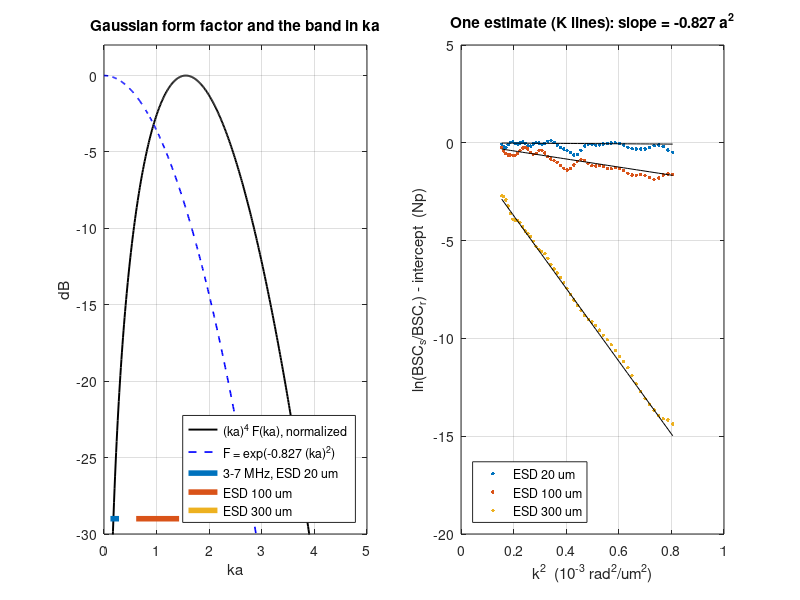

MATLAB code to generate this figure:
%% m27_bsc_esd_fit.m  -  backscatter coefficient shape, Gaussian form factor, effective scatterer diameter
% Purpose : speckle gates are simulated from a scatterer field whose power
%           spectrum is f^4 x F(f) with the Gaussian form factor
%           F = exp(-0.827 k^2 a^2) (a = effective radius, k = 2 pi f / c;
%           Insana et al. 1990), attenuated two-way to depth z, and seen through
%           a 5 MHz, 60 % system. A reference phantom with known BSC shape f^4
%           (Rayleigh scatterers) and known attenuation is scanned with the same
%           system. Then
%           (1) the reference phantom ratio gives BSC_s(f)/BSC_r(f) after
%               attenuation compensation exp(+4 (alpha_s - alpha_r) f z);
%           (2) ln(BSC_s / f^4) is linear in k^2 with slope -0.827 a^2, so a
%               linear fit returns the ESD = 2a;
%           (3) the ESD is identifiable only when ka over the band reaches ~0.5-1:
%               small scatterers give a nearly flat F and the fit fails;
%           (4) an attenuation-compensation error of 0.1 dB/cm/MHz at 3 cm
%               shifts the ESD by tens of micrometres (they share the k^2 / f slope).
% Change  : band, gate length Lg, lines per estimate K, depth z, alpha error.
% Expect  : ESD unbiased within 1 um and std 2-7 um once ka_max >= 1.4
%           (ESD >= 100 um at 7 MHz); ESD = 20 um: 36 % of fits give a slope of
%           the wrong sign and the rest average 33 um (biased, std 13 um); a
%           +0.1 dB/cm/MHz compensation error at z = 3 cm turns 100 um into 78 um.
clear; close all; rng(1);

%% Parameters
c   = 1540;                 % m/s  (= um/us, so k = 2 pi f / c in rad/um with f in MHz)
cc  = 0.154;                % cm/us, for gate lengths
fs  = 40;  f0 = 5;  bw = 0.6;
sigf = bw*f0/(2*sqrt(2*log(2)));
NP  = 20/log(10);           % 8.686 dB/Np
z   = 3.0;                  % gate depth (cm)
alpha_s = 0.5;  alpha_r = 0.5;   % dB/cm/MHz (equal here so attenuation errors are isolated)
Lg  = 0.4;  ng = round(2*Lg/cc*fs);  T = ng/fs;    % 4 mm gate
K   = 32;   Kref = 1024;    % sample lines per estimate, reference lines
band = [3 7];               % MHz
ntr = 200;                  % Monte Carlo estimates per ESD
Nf  = 1024;  ff = (0:Nf-1)'*fs/Nf;  ff(ff >= fs/2) = ff(ff >= fs/2) - fs;  fa = abs(ff);
w   = 0.5 - 0.5*cos(2*pi*((0:ng-1)' + 0.5)/ng);
Np  = 512;  fP = (0:Np/2)'*fs/Np;  kb = fP >= band(1) & fP <= band(2);  fb = fP(kb);  kk = 2*pi*fb/c;
G   = exp(-(fa - f0).^2/(2*sigf^2));
% amplitude filter for a gate: system x f^2 (Rayleigh) x sqrt(form factor) x two-way attenuation
Hamp = @(a_um, alphadB) G.*(fa/f0).^2.*exp(-0.827*(2*pi*fa/c*a_um).^2/2).*exp(-2*alphadB/NP*fa*z);
gateSpec = @(H, n) mean(abs(fft(real(ifft(fft(randn(Nf, n)).*repmat(H, 1, n)))...
                   (1:ng, :).*repmat(w, 1, n), Np)).^2, 2);

%% Reference phantom spectrum (known BSC shape f^4, known alpha_r), many lines
Sr = gateSpec(Hamp(0, alpha_r), Kref);  Sr = Sr(kb);
fprintf('Gate %.1f mm at z = %.1f cm, band %g-%g MHz, K = %d lines/estimate, reference %d lines\n', Lg*10, z, band, K, Kref);

%% 1-3. ESD sweep
ESDs = [20 40 60 80 100 150 200 300];          % um
fprintf('\n ESD(um)  ka range     mean ESD^  std    fails   ln-BSC slope n at f0\n');
X = [ones(numel(kk), 1) kk.^2];
keep = zeros(numel(fb), 3);
for e = 1:numel(ESDs)
  a = ESDs(e)/2;  est = nan(ntr, 1);
  for t = 1:ntr
    Ss = gateSpec(Hamp(a, alpha_s), K);
    R  = Ss(kb)./Sr.*exp(4*(alpha_s - alpha_r)/NP*fb*z);   % = BSC_s/BSC_r = F(f) x const
    p  = X \ log(R);                                       % ln R = b0 - 0.827 a^2 k^2
    a2 = -p(2)/0.827;
    if a2 > 0, est(t) = 2*sqrt(a2); end
    if t == 1 && any(ESDs(e) == [20 100 300]), keep(:, find(ESDs(e) == [20 100 300])) = log(R) - p(1); end
  end
  n_f0 = 4 - 2*0.827*(2*pi*f0/c*a)^2;                     % local power-law exponent of f^4 F at f0
  fprintf('  %4d    %.2f-%.2f   %7.1f  %6.1f   %5.3f   %6.2f\n', ESDs(e), kk(1)*a, kk(end)*a, ...
          mean(est(~isnan(est))), std(est(~isnan(est))), mean(isnan(est)), n_f0);
end
fprintf('BSC = f^4 exp(-0.827 k^2 a^2) peaks at ka = sqrt(2/0.827) = %.3f; local exponent n = 4 - 1.654 (ka)^2\n', sqrt(2/0.827));

%% 4. Attenuation-compensation error leaks into the ESD (noise-free spectra)
fprintf('\nCompensation error (assumed alpha_s - true), z = %.1f cm, noise-free expected spectra:\n', z);
Hn = @(a) (Hamp(a, alpha_s)).^2;                        % expected power (no window smoothing)
for a_true = [50 100]
  for dA = [-0.1 0.05 0.1 0.2]
    Pn = Hn(a_true);  Pr = Hamp(0, alpha_r).^2;
    Pn = interp1(ff(1:Nf/2), Pn(1:Nf/2), fb);  Pr = interp1(ff(1:Nf/2), Pr(1:Nf/2), fb);
    R  = Pn./Pr.*exp(4*(alpha_s + dA - alpha_r)/NP*fb*z);
    p  = X \ log(R);  a2 = -p(2)/0.827;
    if a2 > 0, s = sprintf('%.1f um', 2*sqrt(a2)); else, s = 'no real solution'; end
    fprintf('  true ESD %3d um, error %+5.2f dB/cm/MHz -> ESD^ = %s\n', 2*a_true, dA, s);
  end
end

%% Figures
figure('Position', [100 100 950 380]);
subplot(1, 2, 1);
kaa = linspace(0, 4, 400);
plot(kaa, 10*log10(kaa.^4.*exp(-0.827*kaa.^2)/max(kaa.^4.*exp(-0.827*kaa.^2))), 'k', 'LineWidth', 1.4); hold on;
plot(kaa, 10*log10(exp(-0.827*kaa.^2)), 'b--', 'LineWidth', 1.2);
for a = [10 50 150], r = 2*pi*band/c*a; plot(r, [-29 -29], 'LineWidth', 4); end
ylim([-30 2]); grid on; xlabel('ka'); ylabel('dB');
legend('(ka)^4 F(ka), normalized', 'F = exp(-0.827 (ka)^2)', '3-7 MHz, ESD 20 um', 'ESD 100 um', 'ESD 300 um', 'Location', 'southeast');
title('Gaussian form factor and the band in ka');
subplot(1, 2, 2);
plot(kk.^2*1e3, keep, '.', 'MarkerSize', 8); hold on;
for a = [10 50 150], plot(kk.^2*1e3, -0.827*a^2*kk.^2, 'k-'); end
grid on; xlabel('k^2  (10^{-3} rad^2/um^2)'); ylabel('ln(BSC_s/BSC_r) - intercept  (Np)');
legend('ESD 20 um', 'ESD 100 um', 'ESD 300 um', 'Location', 'southwest');
title('One estimate (K lines): slope = -0.827 a^2');
